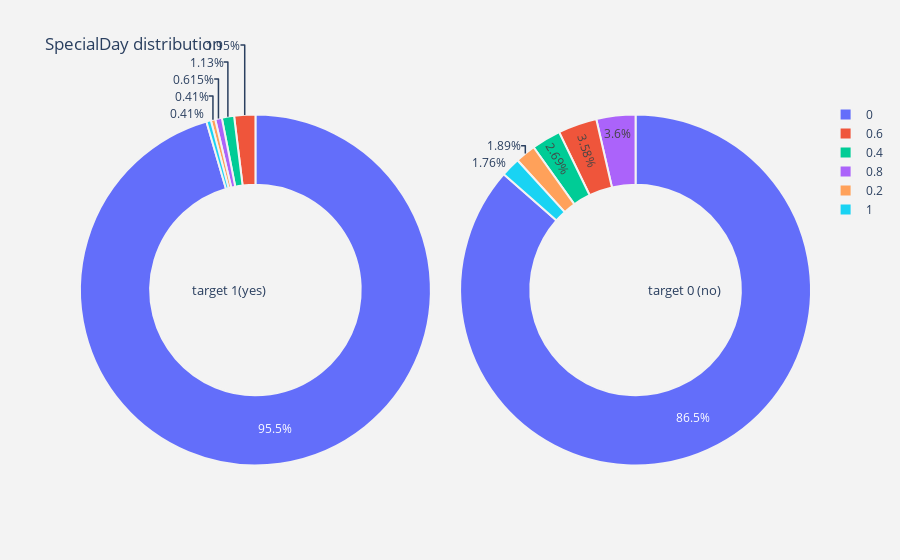
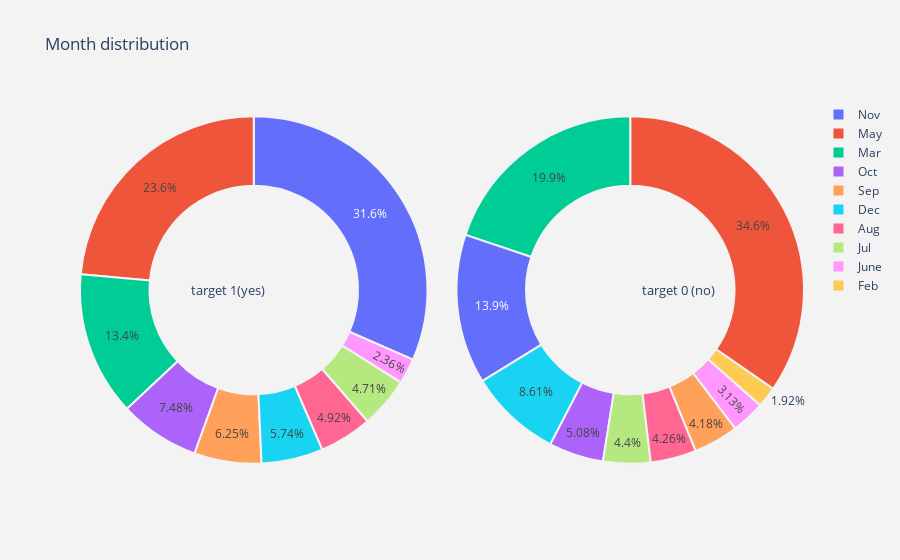
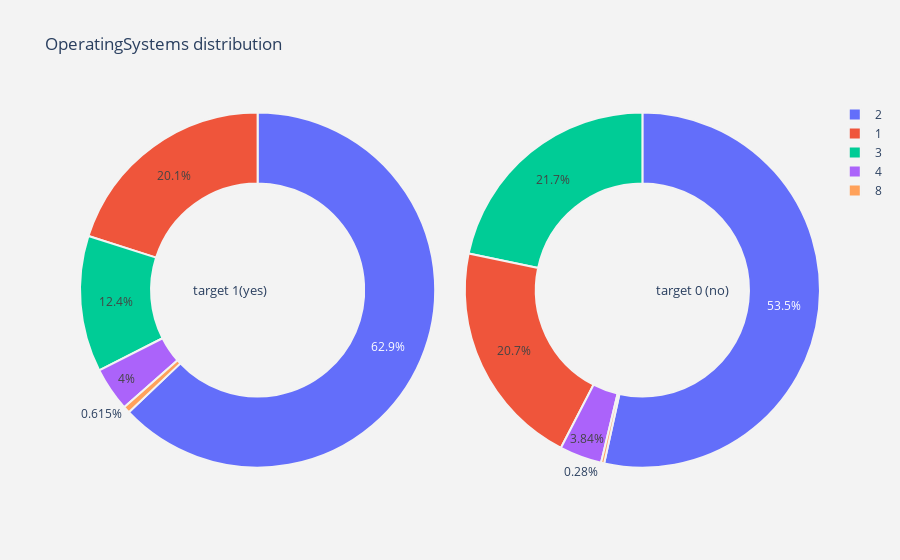
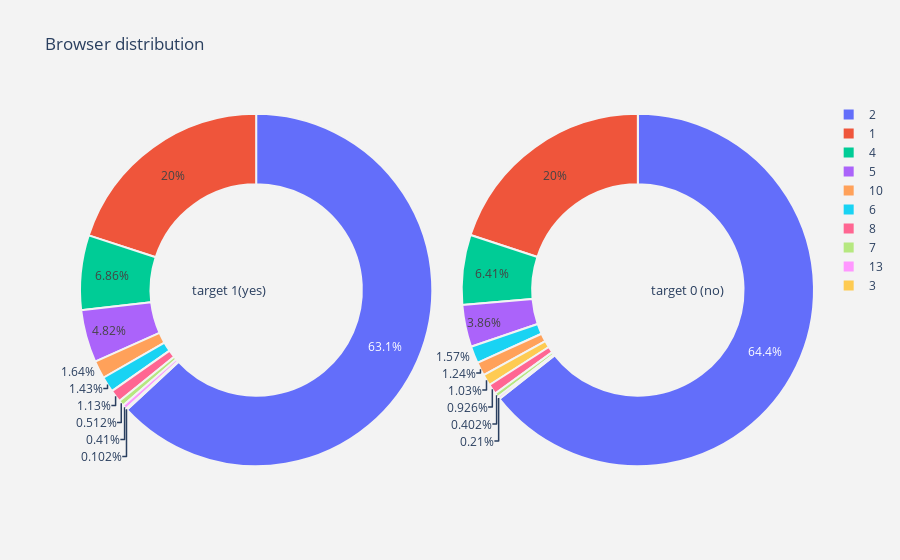

Source (notebook cell) for these figures, in order:
### Code cell
#for all categorical columns plot pie
for i in cat_cols:
    plot_pie(data_1, data_0, i)

### Figure 1 — Plotly figure (JSON) as saved in the notebook; plotly's stock layout.template omitted (floating-point values rounded to 4 significant figures)
{"data": [{"domain": {"x": [0, 0.48]}, "hole": 0.6, "hoverinfo": "label+percent+name", "labels": [0, 0.6, 0.4, 0.8, 0.2, 1], "marker": {"line": {"color": "rgb(243,243,243)", "width": 2}}, "name": "target 1", "type": "pie", "values": [932, 19, 11, 6, 4, 4]}, {"domain": {"x": [0.52, 1]}, "hole": 0.6, "hoverinfo": "label+percent+name", "labels": [0, 0.8, 0.6, 0.4, 0.2, 1], "marker": {"line": {"color": "rgb(243,243,243)", "width": 2}}, "name": "target 0", "type": "pie", "values": [4950, 206, 205, 154, 108, 101]}], "layout": {"annotations": [{"font": {"size": 13}, "showarrow": false, "text": "target 1(yes)", "x": 0.15, "y": 0.5}, {"font": {"size": 13}, "showarrow": false, "text": "target 0 (no)", "x": 0.88, "y": 0.5}], "paper_bgcolor": "rgb(243,243,243)", "plot_bgcolor": "rgb(243,243,243)", "title": {"text": "SpecialDay distribution"}}}

### Figure 2 — Plotly figure (JSON) as saved in the notebook; plotly's stock layout.template omitted (floating-point values rounded to 4 significant figures)
{"data": [{"domain": {"x": [0, 0.48]}, "hole": 0.6, "hoverinfo": "label+percent+name", "labels": ["Nov", "May", "Mar", "Oct", "Sep", "Dec", "Aug", "Jul", "June"], "marker": {"line": {"color": "rgb(243,243,243)", "width": 2}}, "name": "target 1", "type": "pie", "values": [308, 230, 131, 73, 61, 56, 48, 46, 23]}, {"domain": {"x": [0.52, 1]}, "hole": 0.6, "hoverinfo": "label+percent+name", "labels": ["May", "Mar", "Nov", "Dec", "Oct", "Jul", "Aug", "Sep", "June", "Feb"], "marker": {"line": {"color": "rgb(243,243,243)", "width": 2}}, "name": "target 0", "type": "pie", "values": [1982, 1137, 797, 493, 291, 252, 244, 239, 179, 110]}], "layout": {"annotations": [{"font": {"size": 13}, "showarrow": false, "text": "target 1(yes)", "x": 0.15, "y": 0.5}, {"font": {"size": 13}, "showarrow": false, "text": "target 0 (no)", "x": 0.88, "y": 0.5}], "paper_bgcolor": "rgb(243,243,243)", "plot_bgcolor": "rgb(243,243,243)", "title": {"text": "Month distribution"}}}

### Figure 3 — Plotly figure (JSON) as saved in the notebook; plotly's stock layout.template omitted (floating-point values rounded to 4 significant figures)
{"data": [{"domain": {"x": [0, 0.48]}, "hole": 0.6, "hoverinfo": "label+percent+name", "labels": [2, 1, 3, 4, 8], "marker": {"line": {"color": "rgb(243,243,243)", "width": 2}}, "name": "target 1", "type": "pie", "values": [614, 196, 121, 39, 6]}, {"domain": {"x": [0.52, 1]}, "hole": 0.6, "hoverinfo": "label+percent+name", "labels": [2, 3, 1, 4, 8], "marker": {"line": {"color": "rgb(243,243,243)", "width": 2}}, "name": "target 0", "type": "pie", "values": [3060, 1242, 1186, 220, 16]}], "layout": {"annotations": [{"font": {"size": 13}, "showarrow": false, "text": "target 1(yes)", "x": 0.15, "y": 0.5}, {"font": {"size": 13}, "showarrow": false, "text": "target 0 (no)", "x": 0.88, "y": 0.5}], "paper_bgcolor": "rgb(243,243,243)", "plot_bgcolor": "rgb(243,243,243)", "title": {"text": "OperatingSystems distribution"}}}

### Figure 4 — Plotly figure (JSON) as saved in the notebook; plotly's stock layout.template omitted (floating-point values rounded to 4 significant figures)
{"data": [{"domain": {"x": [0, 0.48]}, "hole": 0.6, "hoverinfo": "label+percent+name", "labels": [2, 1, 4, 5, 10, 6, 8, 7, 13, 3], "marker": {"line": {"color": "rgb(243,243,243)", "width": 2}}, "name": "target 1", "type": "pie", "values": [616, 195, 67, 47, 16, 14, 11, 5, 4, 1]}, {"domain": {"x": [0.52, 1]}, "hole": 0.6, "hoverinfo": "label+percent+name", "labels": [2, 1, 4, 5, 6, 10, 3, 8, 7, 13], "marker": {"line": {"color": "rgb(243,243,243)", "width": 2}}, "name": "target 0", "type": "pie", "values": [3686, 1142, 367, 221, 90, 71, 59, 53, 23, 12]}], "layout": {"annotations": [{"font": {"size": 13}, "showarrow": false, "text": "target 1(yes)", "x": 0.15, "y": 0.5}, {"font": {"size": 13}, "showarrow": false, "text": "target 0 (no)", "x": 0.88, "y": 0.5}], "paper_bgcolor": "rgb(243,243,243)", "plot_bgcolor": "rgb(243,243,243)", "title": {"text": "Browser distribution"}}}
